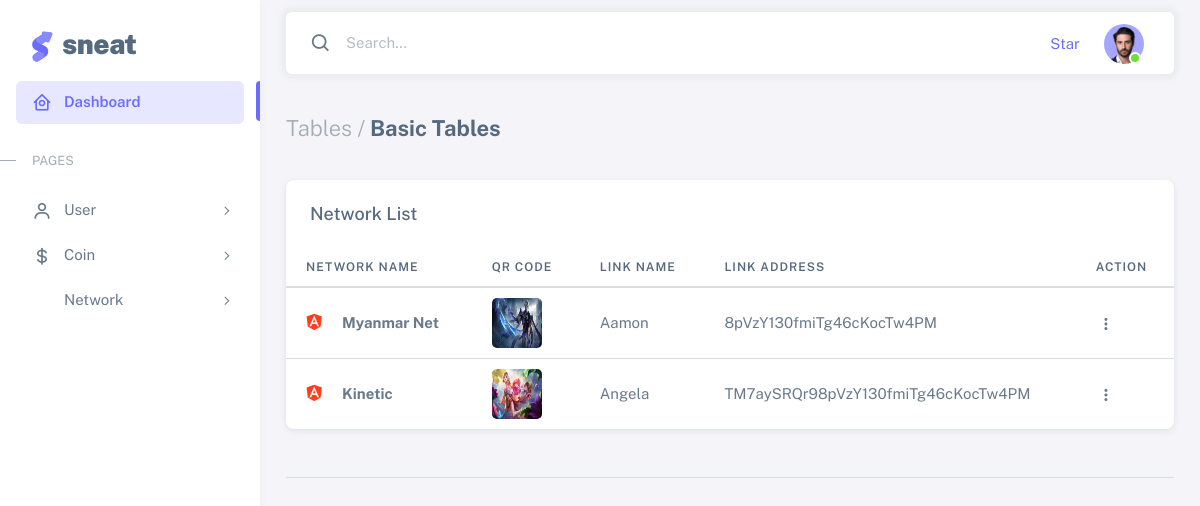
The app's page /myadmin/network_list/ with its own data.
### myapp/models.py (models this page shows, shortened)
class NetworkModel(models.Model):
    type = models.CharField(max_length=200)
    qrcode = models.ImageField(default=None,null=True,blank=True)
    link_name = models.CharField(max_length=20)
    link_address = models.CharField(max_length=50)
    time = models.DateTimeField(default=datetime.now)

### myadmin/views.py (the view)
# urls.py: path('network_list/',views.NetworkList),
def NetworkList(request):
    network = NetworkModel.objects.all().order_by('-time')
    return render(request,'network_list.html',{"network":network})

### myadmin/templates/network_list.html (shortened to what this page needs)
{% extends 'admin_base.html' %}
{% block body %}
<div class="container-xxl flex-grow-1 container-p-y">
    <h4 class="fw-bold py-3 mb-4"><span class="text-muted fw-light">Tables /</span> Basic Tables</h4>
    <div class="card">
      <h5 class="card-header">Network List</h5>
      <div class="table-responsive text-nowrap">
        <table class="table">
          <thead>
            <tr>
              <th>Network Name</th>
              <th>QR Code</th>
              <th>Link Name</th>
              <th>Link Address</th>
              <th>Action</th>
            </tr>
          </thead>
          <tbody class="table-border-bottom-0">
            {% for n in network %}
            <tr>
              <td> <strong>{{n.type}}</strong></td>
              <td><a href="/media/{{n.qrcode}}"><img style="width:50px;height:50px;border-radius:5px;" src="/media/{{n.qrcode}}"></a></td>
              <td>{{n.link_name}}</td>
              <td>{{n.link_address}}</td>
              <td>
                <div class="dropdown">
                  <button type="button" class="btn p-0 dropdown-toggle hide-arrow" data-bs-toggle="dropdown">
                    <i class="bx bx-dots-vertical-rounded"></i>
                  </button>
                </div>
              </td>
            </tr>
            {% endfor %}
          </tbody>
        </table>
      </div>
    </div>
    <hr class="my-5" />
</div>
{% endblock %}

### records on screen
NetworkModel: type "Myanmar Net", qrcode (picture), link_name "Aamon", link_address "8pVzY130fmiTg46cKocTw4PM"
NetworkModel: type "Kinetic", qrcode (picture), link_name "Angela", link_address "TM7aySRQr98pVzY130fmiTg46cKocTw4PM"
